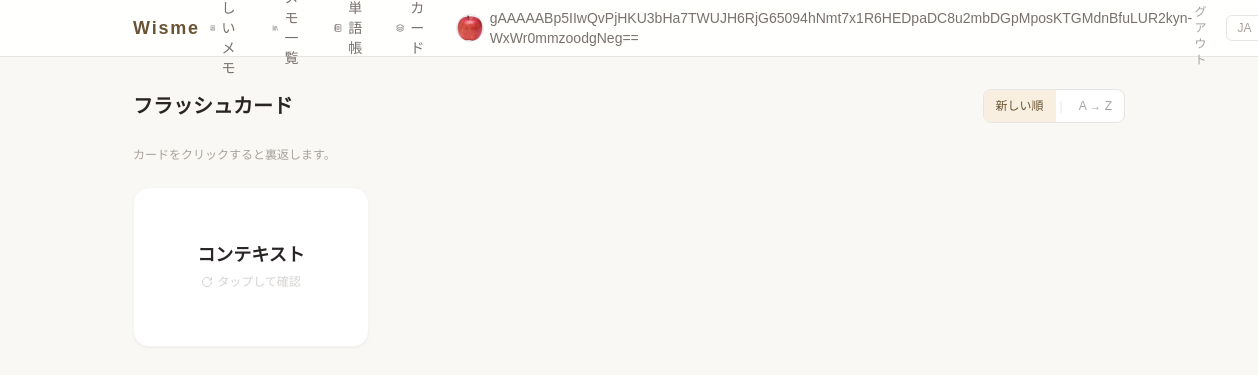
/wisme/quiz/ (signed in), run on the app's committed database.
### wisme/models.py (models this page shows, shortened)
class CustomUser(AbstractUser):
    display_name = EncryptedCharField(max_length=100, blank=True, verbose_name=_("表示名"))
    profile_image = models.ImageField(
        upload_to='media/profile/', blank=True, null=True, verbose_name=_("プロフィール画像")
    )

class SearchedWord(models.Model):
    owner = models.ForeignKey(
        settings.AUTH_USER_MODEL,
        on_delete=models.CASCADE,
        null=True,
        blank=True,
        verbose_name=_("オーナー"),
    )
    note = models.ForeignKey(
        Page,
        on_delete=models.CASCADE,
        related_name='words',
        null = True,
        blank = True,
        verbose_name=_("関連メモ")
    )
    word = models.CharField(max_length=100, db_index=True, verbose_name=_("意味を知りたい単語"))
    meaning = models.TextField(verbose_name=_("意味"))
    created_at = models.DateTimeField(auto_now_add=True, verbose_name=_("検索日時"))

### wisme/views.py (the view)
class FlashcardView(LoginRequiredMixin, ListView):
    model = SearchedWord
    template_name = 'wisme/flashcard.html'
    context_object_name = 'words'
    def get_queryset(self):
        qs = SearchedWord.objects.filter(owner=self.request.user).select_related('note')
        if self.request.GET.get('sort') == 'alpha':
            return qs.order_by('word')
        return qs.order_by('-created_at')

### templates/wisme/flashcard.html (shortened to what this page needs)
{% extends "base/wisme_base.html" %}
{% load i18n %}
{% block body %}
<div class="flex items-center justify-between mb-6">
    <h1 class="text-xl font-semibold text-stone-800">{% trans "フラッシュカード" %}</h1>
    <div class="flex items-center gap-1 text-xs text-stone-400 bg-white border border-stone-200 rounded-lg overflow-hidden">
        <a href="?sort=created_at"
           class="px-3 py-2 hover:bg-accent-50 transition-colors {% if not request.GET.sort or request.GET.sort == 'created_at' %}bg-accent-50 text-accent-700 font-medium{% endif %}">
            {% trans "新しい順" %}
        </a>
        <span class="text-stone-200">|</span>
        <a href="?sort=alpha"
           class="px-3 py-2 hover:bg-accent-50 transition-colors {% if request.GET.sort == 'alpha' %}bg-accent-50 text-accent-700 font-medium{% endif %}">
            A → Z
        </a>
    </div>
</div>
<p class="text-xs text-stone-400 mb-6">{% trans "カードをクリックすると裏返します。" %}</p>
{% if words %}
<div class="grid grid-cols-2 sm:grid-cols-3 md:grid-cols-4 gap-4">
    {% for word in words %}
    <div class="flip h-40 cursor-pointer select-none" onclick="this.querySelector('.flip-inner').classList.toggle('is-flipped')">
        <div class="flip-inner">
            <div class="flip-face bg-white rounded-2xl border border-stone-100 shadow-sm flex flex-col items-center justify-center p-4 text-center">
                <p class="font-semibold text-stone-800 text-lg leading-tight">{{ word.word }}</p>
                <p class="text-xs text-stone-300 mt-2 flex items-center gap-1">
                    <i data-lucide="rotate-cw" class="w-3 h-3"></i>{% trans "タップして確認" %}
                </p>
            </div>
            <div class="flip-face flip-face-back bg-stone-800 rounded-2xl shadow-sm flex flex-col justify-between p-4">
                <p class="text-sm text-stone-100 leading-relaxed line-clamp-4">{{ word.meaning }}</p>
                {% if word.note %}
                <div class="flex items-center gap-2 mt-2 border-t border-stone-700 pt-2">
                    <p class="text-xs text-stone-400 leading-tight line-clamp-2">{{ word.note.title }}</p>
                </div>
                {% endif %}
            </div>
        </div>
    </div>
    {% endfor %}
</div>
{% else %}
<div class="text-center py-20 text-stone-400">
    <i data-lucide="layers" class="w-12 h-12 mx-auto mb-4 opacity-30"></i>
    <p class="text-sm">{% trans "まだ単語が登録されていません。" %}</p>
    <p class="text-xs mt-1">{% trans "メモ作成中に単語を調べると、カードが作られます。" %}</p>
</div>
{% endif %}
{% endblock %}

### templates/base/wisme_base.html (shortened to what this page needs)
{% load i18n %}
<!DOCTYPE html>
<html lang="{{ LANGUAGE_CODE }}">
<head>
    <script src="https://cdn.tailwindcss.com"></script>
    <link rel="stylesheet" href="/static/wisme/css/style.css">
</head>
<body class="bg-[#FAF8F4] text-[#2C2C2C] min-h-screen flex flex-col">
    <header class="border-b border-stone-200 bg-white/90 backdrop-blur-sm sticky top-0 z-40">
        <div class="max-w-5xl mx-auto px-4 h-14 flex items-center justify-between">
            <a href="{% url 'wisme:index' %}" class="text-lg font-semibold tracking-widest text-accent-700 hover:text-accent-500 transition-colors">Wisme</a>
            <nav class="flex items-center gap-1 sm:gap-1.5 text-sm text-stone-500">
                {% if user.is_authenticated %}
                    <a href="{% url 'wisme:page_create' %}"
                       class="flex items-center gap-1.5 rounded-lg px-2.5 py-1.5 hover:bg-amber-100 hover:text-amber-800 transition-colors">
                        <i data-lucide="book-plus" class="w-4 h-4"></i>
                        <span class="hidden sm:inline">{% trans "新しいメモ" %}</span>
                    </a>
                    <a href="{% url 'wisme:page_list' %}"
                       class="flex items-center gap-1.5 rounded-lg px-2.5 py-1.5 hover:bg-accent-100 hover:text-accent-700 transition-colors">
                        <i data-lucide="library" class="w-4 h-4"></i>
                        <span class="hidden sm:inline">{% trans "メモ一覧" %}</span>
                    </a>
                    <a href="{% url 'wisme:word_list' %}"
                       class="flex items-center gap-1.5 rounded-lg px-2.5 py-1.5 hover:bg-emerald-100 hover:text-emerald-800 transition-colors">
                        <i data-lucide="notebook-text" class="w-4 h-4"></i>
                        <span class="hidden sm:inline">{% trans "単語帳" %}</span>
                    </a>
                    <a href="{% url 'wisme:flashcard' %}"
                       class="flex items-center gap-1.5 rounded-lg px-2.5 py-1.5 hover:bg-sky-100 hover:text-sky-800 transition-colors">
                        <i data-lucide="layers" class="w-4 h-4"></i>
                        <span class="hidden sm:inline">{% trans "カード" %}</span>
                    </a>
                    {% with sa=user.socialaccount_set.first %}
                    <a href="{% url 'wisme:profile' %}"
                       class="flex items-center gap-1.5 rounded-lg px-2 py-1 hover:bg-rose-100 hover:text-rose-800 transition-colors">
                        {% if user.profile_image %}
                            <img src="{{ user.profile_image.url }}" alt=""
                                 class="w-7 h-7 rounded-full object-cover border border-stone-200">
                        {% elif sa.get_avatar_url %}
                            <img src="{{ sa.get_avatar_url }}" alt=""
                                 class="w-7 h-7 rounded-full object-cover border border-stone-200">
                        {% else %}
                            <span class="w-7 h-7 rounded-full bg-stone-100 flex items-center justify-center border border-stone-200">
                                <i data-lucide="user" class="w-4 h-4 text-stone-400"></i>
                            </span>
                        {% endif %}
                        <span class="hidden sm:inline">{{ user.display_name|default:user.username }}</span>
                    </a>
                    {% endwith %}
                    <a href="{% url 'account_logout' %}"
                       class="ml-1 rounded-lg px-2.5 py-1.5 text-xs text-stone-400 hover:bg-stone-100 hover:text-stone-700 transition-colors">{% trans "ログアウト" %}</a>
                {% endif %}
                <form action="{% url 'set_language' %}" method="post" class="flex items-center ml-1">
                    {% get_available_languages as available_langs %}
                    <select name="language" onchange="this.form.submit()"
                            class="text-xs text-stone-400 bg-transparent border border-stone-200 outline-none cursor-pointer py-1 px-1.5 rounded-md hover:border-stone-400 transition-colors">
                        {% for lang_code, lang_name in available_langs %}
                        <option value="{{ lang_code }}"
                                {% if lang_code == LANGUAGE_CODE %}selected{% endif %}>
                            {{ lang_code|upper }}
                        </option>
                        {% endfor %}
                    </select>
                </form>
            </nav>
        </div>
    </header>
    <main class="flex-1 max-w-5xl mx-auto w-full px-4 py-8">
        {% block body %}{% endblock %}
    </main>
</body>
</html>

### templates/wisme/flashcard.html (style rules this page uses)
.flip { perspective: 1000px; }
.flip-inner { position: relative; width: 100%; height: 100%; transform-style: preserve-3d; -webkit-transform-style: preserve-3d; transition: transform 0.6s cubic-bezier(0.4, 0, 0.2, 1); }
.flip-face { position: absolute; top: 0; left: 0; width: 100%; height: 100%; backface-visibility: hidden; -webkit-backface-visibility: hidden; }
.flip-face-back { transform: rotateY(180deg); -webkit-transform: rotateY(180deg); }

### data on the page
CustomUser: profile_image (picture), display_name "gAAAAABp5IIwQvPjHKU3bHa7TWUJH6RjG65094hNmt7x1R6HEDpaDC8u2mbDGpMposKTGMdnBfuLUR2kyn-WxWr0mmzoodgNeg=="
SearchedWord: word "コンテキスト"

### other printed values
form field language "JA"
